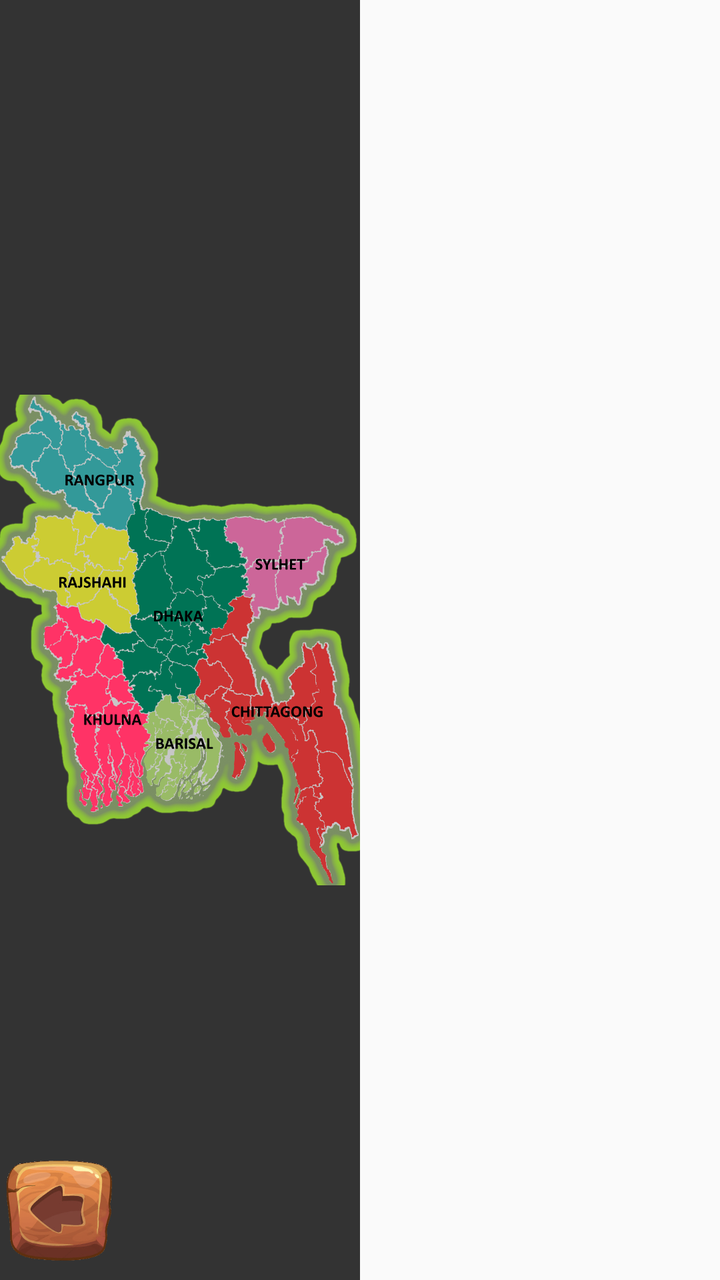
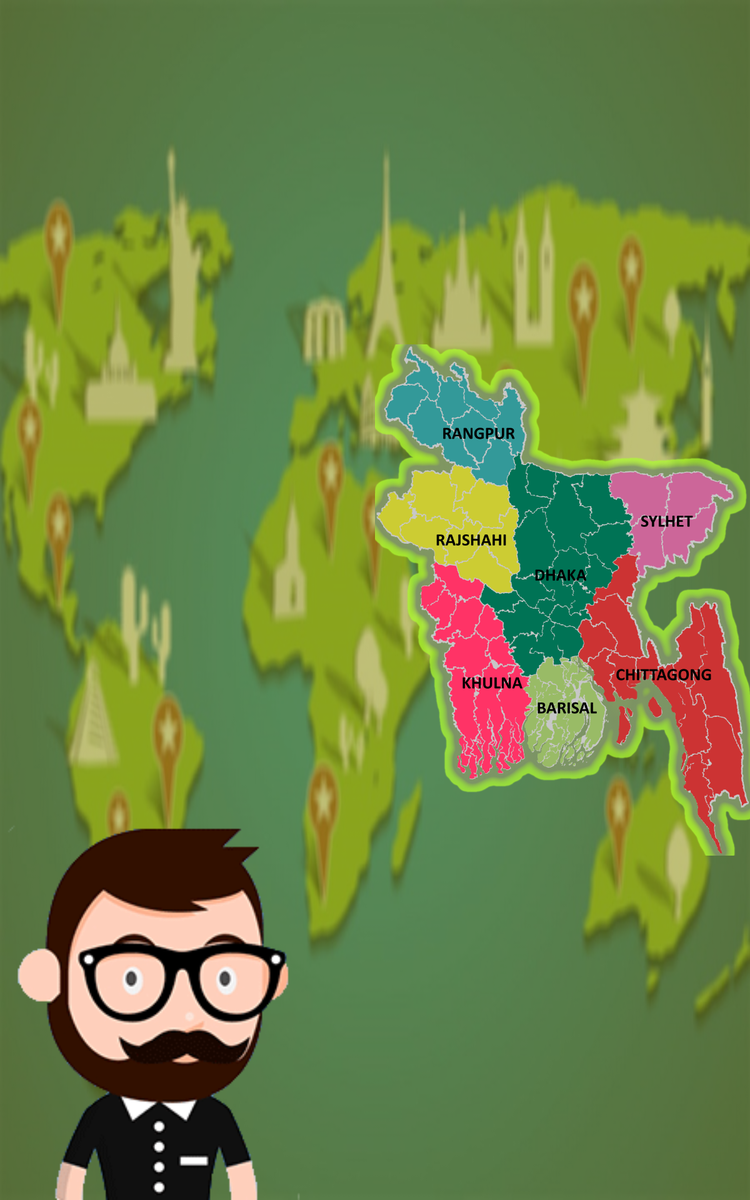

First picture: res/layout/ on a phone held upright. Second picture: the repository's own variant of that layout, on a device whose configuration matches the variant's folder. Source for both follows.
<!-- AndroidManifest.xml: application theme AppTheme -->
<!-- res/layout/entire_map.xml -->
<?xml version="1.0" encoding="utf-8"?>
<LinearLayout xmlns:android="http://schemas.android.com/apk/res/android"
    android:layout_width="fill_parent"
    android:layout_height="fill_parent"
    android:orientation="horizontal">


    <RelativeLayout
        android:layout_width="match_parent"
        android:layout_height="match_parent"
        android:layout_weight="1">

        <FrameLayout
            android:id="@+id/map_frame"
            android:layout_width="match_parent"
            android:layout_height="match_parent"
            android:layout_alignParentTop="true"
            android:layout_alignParentLeft="true"
            android:layout_alignParentStart="true"
            android:paddingTop="5dp"
            android:paddingBottom="5dp"
            android:background="#333333">

            <ImageView
                android:id="@+id/map_area"
                android:layout_width="fill_parent"
                android:layout_height="fill_parent"
                android:scaleType="fitCenter"
                android:src="@drawable/bangladesh_map" />

            <Button
                style="?android:attr/buttonStyleSmall"
                android:layout_width="60dp"
                android:layout_height="60dp"
                android:layout_gravity="start|bottom"
                android:background="@drawable/background_btn_progress"
                android:onClick="goHomapageScreen2"/>

        </FrameLayout>
    </RelativeLayout>

    <RelativeLayout
        android:layout_width="match_parent"
        android:layout_height="match_parent"
        android:layout_weight="1"></RelativeLayout>

</LinearLayout>
<!-- resources referenced by this layout -->
<resources>
  <!-- drawable background_btn_progress: png bitmap (drawable, 19452 bytes) -->
  <!-- drawable bangladesh_map: png bitmap (drawable, 119886 bytes) -->
  <style name="AppTheme" parent="Theme.AppCompat.Light.DarkActionBar">
          
          <item name="colorPrimary">@color/colorPrimary</item>
          <item name="colorPrimaryDark">@color/colorPrimaryDark</item>
          <item name="colorAccent">@color/colorAccent</item>
      </style>
  <color name="colorPrimary">#3F51B5</color>
  <color name="colorPrimaryDark">#303F9F</color>
  <color name="colorAccent">#FF4081</color>
</resources>
<!-- res/layout-large/entire_map.xml (the repository's variant of the layout above) -->
<!-- drawn on a 7-inch tablet held upright -->
<?xml version="1.0" encoding="utf-8"?>
<LinearLayout xmlns:android="http://schemas.android.com/apk/res/android"
    android:layout_width="fill_parent"
    android:layout_height="fill_parent"
    android:orientation="horizontal"
    android:background="@drawable/iconic_map_detail">


    <RelativeLayout
        android:layout_width="match_parent"
        android:layout_height="match_parent"
        android:layout_weight="1"
        android:background="#88888800">


        <RelativeLayout
            android:layout_width="match_parent"
            android:layout_height="match_parent">
            <ImageView
                android:layout_width="250dp"
                android:layout_height="310dp"
                android:id="@+id/image_intro_man_entire_map"
                android:background="@drawable/animation_intro_man"
                android:layout_alignParentBottom="true"
                android:layout_alignParentLeft="true"
                android:layout_alignParentStart="true" />
        </RelativeLayout>
    </RelativeLayout>

    <RelativeLayout
        android:layout_width="match_parent"
        android:layout_height="match_parent"
        android:layout_weight="1">
        <FrameLayout
            android:id="@+id/map_frame"
            android:layout_width="match_parent"
            android:layout_height="match_parent"
            android:layout_alignParentTop="true"
            android:layout_alignParentLeft="true"
            android:layout_alignParentStart="true"
            android:paddingTop="5dp"
            android:paddingBottom="5dp"
            android:background="#88888800">

            <ImageView
                android:id="@+id/map_area"
                android:layout_width="match_parent"
                android:layout_height="match_parent"
                android:scaleType="fitCenter"
                android:src="@drawable/bangladesh_map" />

        </FrameLayout>
    </RelativeLayout>

</LinearLayout>
<!-- resources referenced by the variant -->
<!-- as a 7-inch tablet held upright resolves them -->
<resources>
  <!-- drawable animation_intro_man (drawable) -->
  <?xml version="1.0" encoding="utf-8"?>
  <animation-list xmlns:android="http://schemas.android.com/apk/res/android"
      android:oneshot="false">
  
      <item
          android:drawable="@drawable/position1"
          android:duration="1000"/>
      <item
          android:drawable="@drawable/eye4"
          android:duration="200"/>
      <item
          android:drawable="@drawable/position3"
          android:duration="300"/>
      <item
          android:drawable="@drawable/position1"
          android:duration="1000"/>
      <item
          android:drawable="@drawable/position4"
          android:duration="300"/>
      <item
          android:drawable="@drawable/position1"
          android:duration="3000"/>
      <item
          android:drawable="@drawable/eye1"
          android:duration="200"/>
      <item
          android:drawable="@drawable/eye2"
          android:duration="200"/>
      <item
          android:drawable="@drawable/eye3"
          android:duration="200"/>
      <item
          android:drawable="@drawable/position1"
          android:duration="1000"/>
      <item
          android:drawable="@drawable/eye4"
          android:duration="200"/>
      <item
          android:drawable="@drawable/position1"
          android:duration="1000"/>
      <item
          android:drawable="@drawable/eye4"
          android:duration="200"/>
      <item
          android:drawable="@drawable/position1"
          android:duration="3000"/>
      <item
          android:drawable="@drawable/mastack1"
          android:duration="200"/>
      <item
          android:drawable="@drawable/mastack2"
          android:duration="200"/>
      <item
          android:drawable="@drawable/position1"
          android:duration="3000"/>
  
  
  </animation-list>
  <!-- drawable bangladesh_map: png bitmap (drawable, 119886 bytes) -->
  <!-- drawable iconic_map_detail: png bitmap (drawable, 727784 bytes) -->
  <style name="AppTheme" parent="Theme.AppCompat.Light.DarkActionBar">
          
          <item name="colorPrimary">@color/colorPrimary</item>
          <item name="colorPrimaryDark">@color/colorPrimaryDark</item>
          <item name="colorAccent">@color/colorAccent</item>
      </style>
  <!-- drawable position1: png bitmap (drawable, 23948 bytes) -->
  <!-- drawable eye4: png bitmap (drawable, 22686 bytes) -->
  <!-- drawable position3: png bitmap (drawable, 7841 bytes) -->
  <!-- drawable position4: png bitmap (drawable, 24278 bytes) -->
  <!-- drawable eye1: png bitmap (drawable, 23772 bytes) -->
  <!-- drawable eye2: png bitmap (drawable, 23559 bytes) -->
  <!-- drawable eye3: png bitmap (drawable, 7275 bytes) -->
  <!-- drawable mastack1: png bitmap (drawable, 7447 bytes) -->
  <!-- drawable mastack2: png bitmap (drawable, 24033 bytes) -->
  <color name="colorPrimary">#3F51B5</color>
  <color name="colorPrimaryDark">#303F9F</color>
  <color name="colorAccent">#FF4081</color>
</resources>
